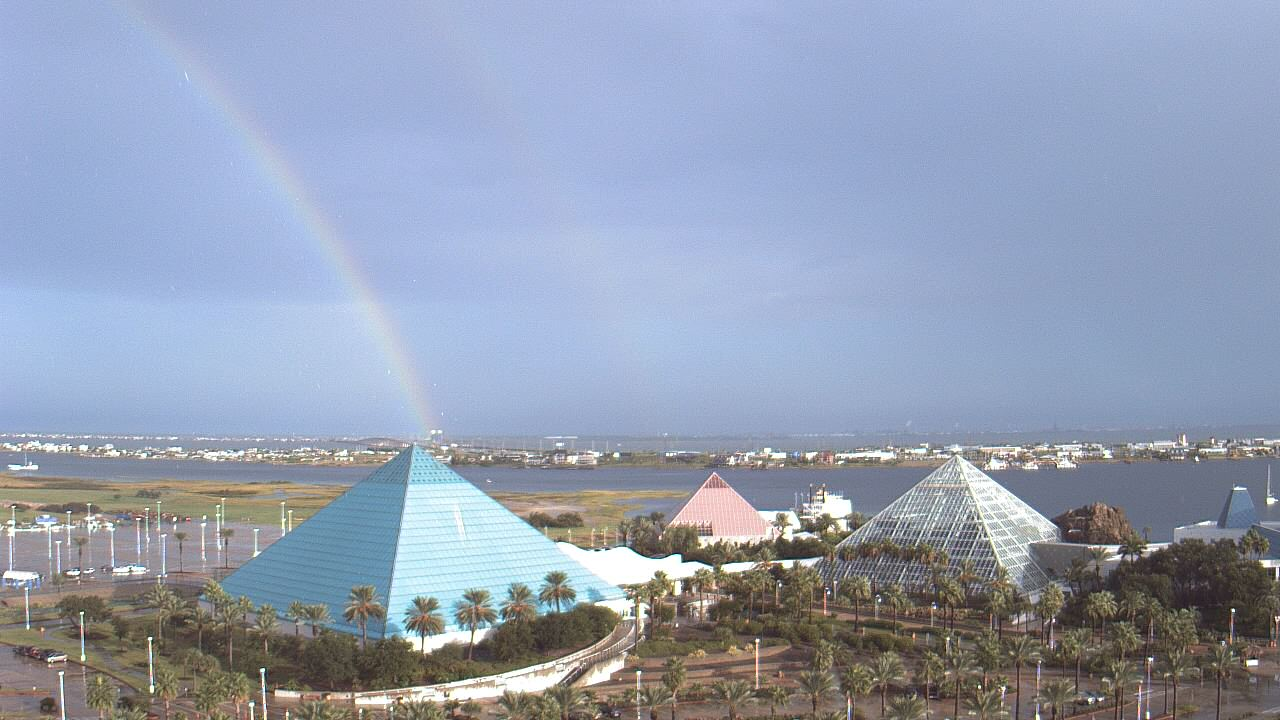
#> input picture Datasets/623/20120901_131148.jpg, 1280 x 720 px, found by its file name; its folder holds only this picture in this run
$ python Main.py
#> lines starting #> are read from the running program, lines starting #| are printed output that depends on the picture; after the words box and inside, x2 and y2 are one past the last pixel; in counts of white or black regions, pixels touching at a corner belong together
#> in main, img is the input picture: shape (720, 1280, 3); mean B, G, R 178.9, 158.5, 148
# Import libraries
import numpy as np
import cv2
import os
from matplotlib import pyplot as plt

# Function for canny edge detection algorithm
def cannySkyRegionDetection(img):
    # Extract blue channel from input imgae
    bluePlane = img[:, :, 0]
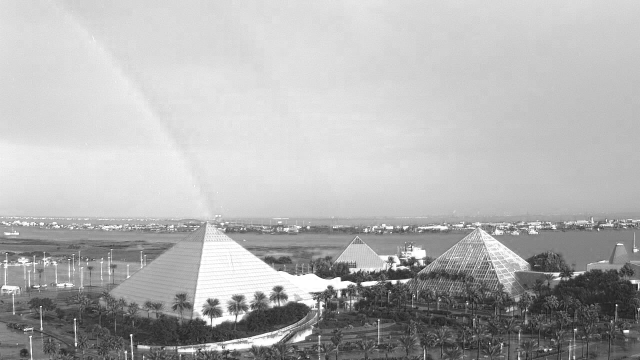
#> bluePlane: shape (720, 1280) (shown at 1/2 size); min 0, max 255, mean 178.9
    # Apply canny edge detection algorithm on the bluePlane to extract the edges
    cannyEdges = cv2.Canny(bluePlane, 16, 186)
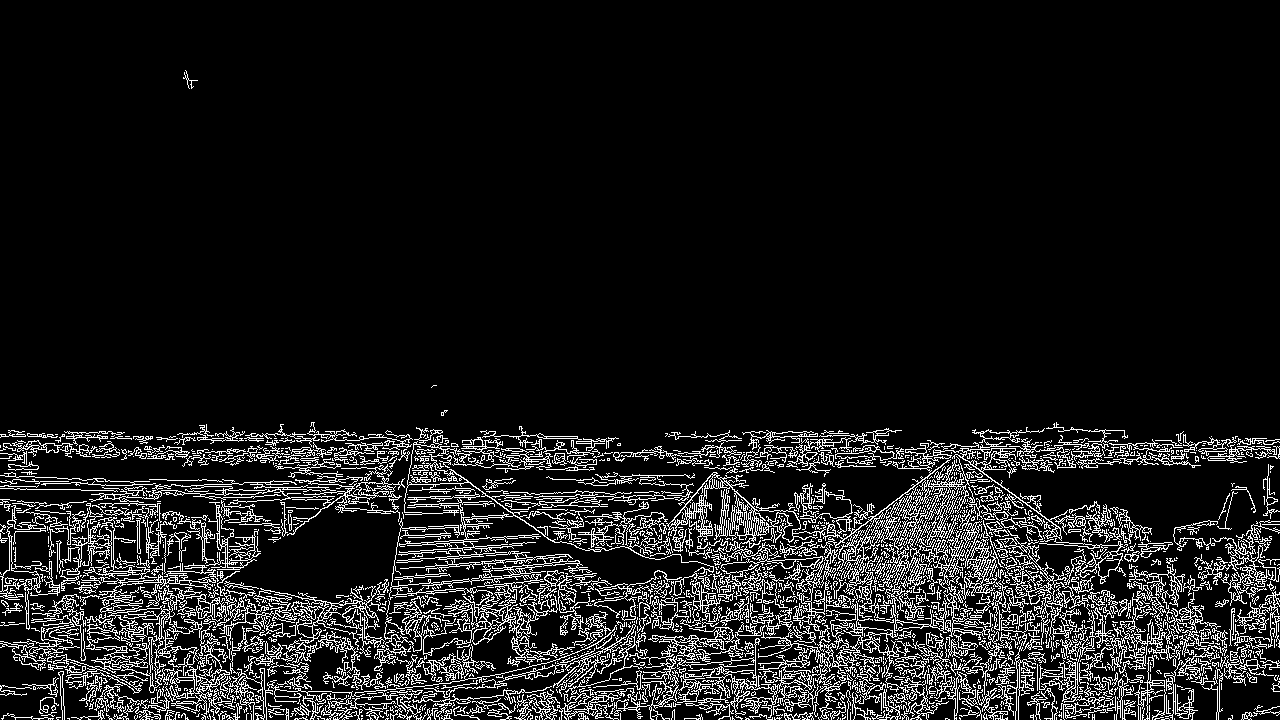
#> cannyEdges: shape (720, 1280); 10.5% white in thin lines or dots

    # Create a 9x9 rectangular structring element for morphological operations
    se = cv2.getStructuringElement(cv2.MORPH_RECT, (9,9))
    # Perform morpgological closing
    cannyEdgesClosing = cv2.morphologyEx(cannyEdges, cv2.MORPH_CLOSE, se)
#> cannyEdgesClosing: shape (720, 1280); 31.5% white; 5 white regions (1 under 20 px), largest, box (x1, y1, x2, y2) and area: (0, 422, 1280, 720) 290184, (1228, 705, 1280, 720) 350, (183, 70, 198, 89) 94, (441, 410, 448, 416) 21

    # Function for floodfill algorithm
    def performFillHole (imgInput):
        # Create a copy of input image
        floodFillHole = imgInput.copy()
        # Obtain height and width of the image
        h, w = imgInput.shape[:2]
        # Create mask for floodfill
        mask = np.zeros((h + 2, w + 2), np.uint8)
        # Convert datatype to uint8
        floodFillHole = floodFillHole.astype("uint8")
        # Perform floodfill operation from point (50,0)
        cv2.floodFill(floodFillHole, mask, (50, 0), 255)
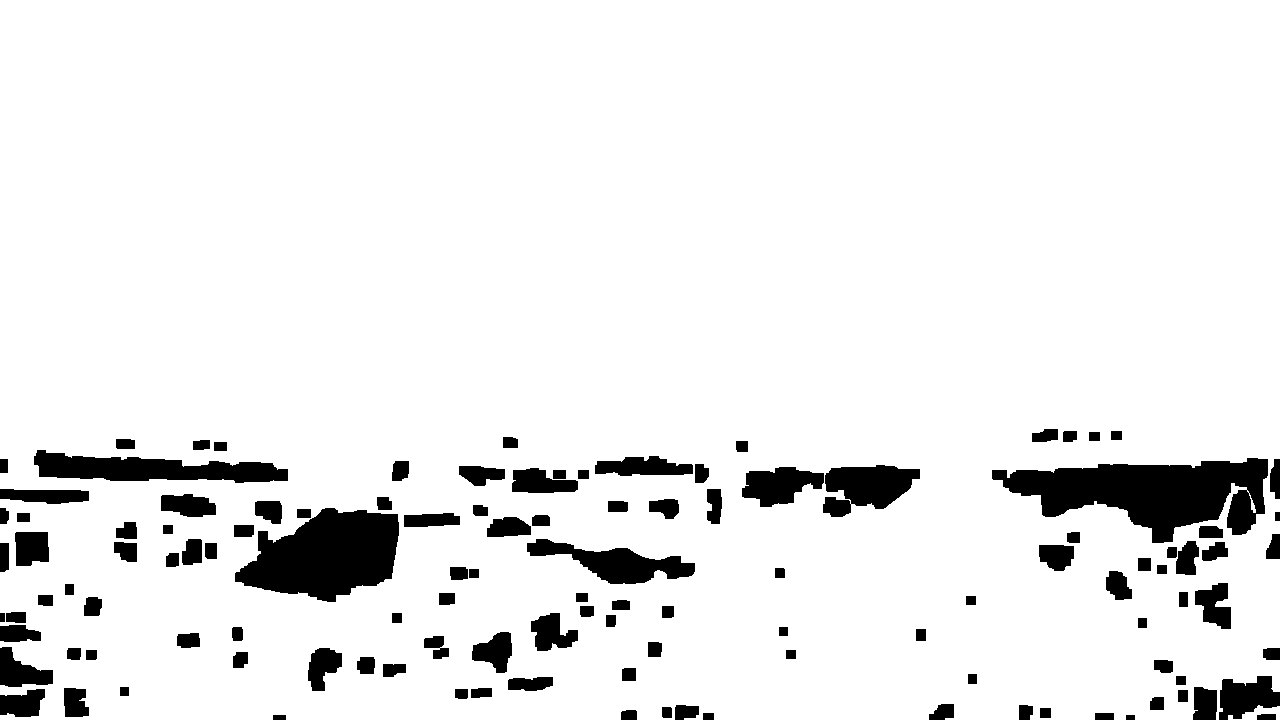
#> floodFillHole: shape (720, 1280); 92% white; 120 black regions, largest, box (x1, y1, x2, y2) and area: (992, 458, 1268, 543) 13103, (235, 508, 399, 602) 10272, (34, 450, 288, 483) 5005
        # Invert floodfilled image
        imgInvert = cv2.bitwise_not(floodFillHole)
        # Combine the original image with inverted image using bitwise OR operation
        floodFillImgOut = imgInput | imgInvert
#> floodFillImgOut: shape (720, 1280); 39.5% white; 4 white regions (1 under 20 px), largest, box (x1, y1, x2, y2) and area: (0, 422, 1280, 720) 364270, (183, 70, 198, 89) 94, (441, 410, 448, 416) 21
        return floodFillImgOut

    holesFilled = performFillHole(cannyEdgesClosing)
    invertedImg = cv2.bitwise_not(holesFilled)

    # Return the inverted image
    return invertedImg

# Function for sky line detection
def skylineDetection (mask):
    # Apply canny edge detection algorithm on the mask image using 30 low threshold and 200 high threshold
    skylineDec = cv2.Canny(mask, 30, 200)
#> skylineDec: shape (720, 1280); 0.18% white in thin lines or dots, all inside (x1, y1, x2, y2) = (0, 70, 1280, 452)

    return skylineDec


# Function for detecting day or night time
def dayOrNightTime(img, threshold=100):

    # Convert the image to grayscale
#> called with threshold = 108
    imgGray = cv2.cvtColor(img, cv2.COLOR_BGR2GRAY)
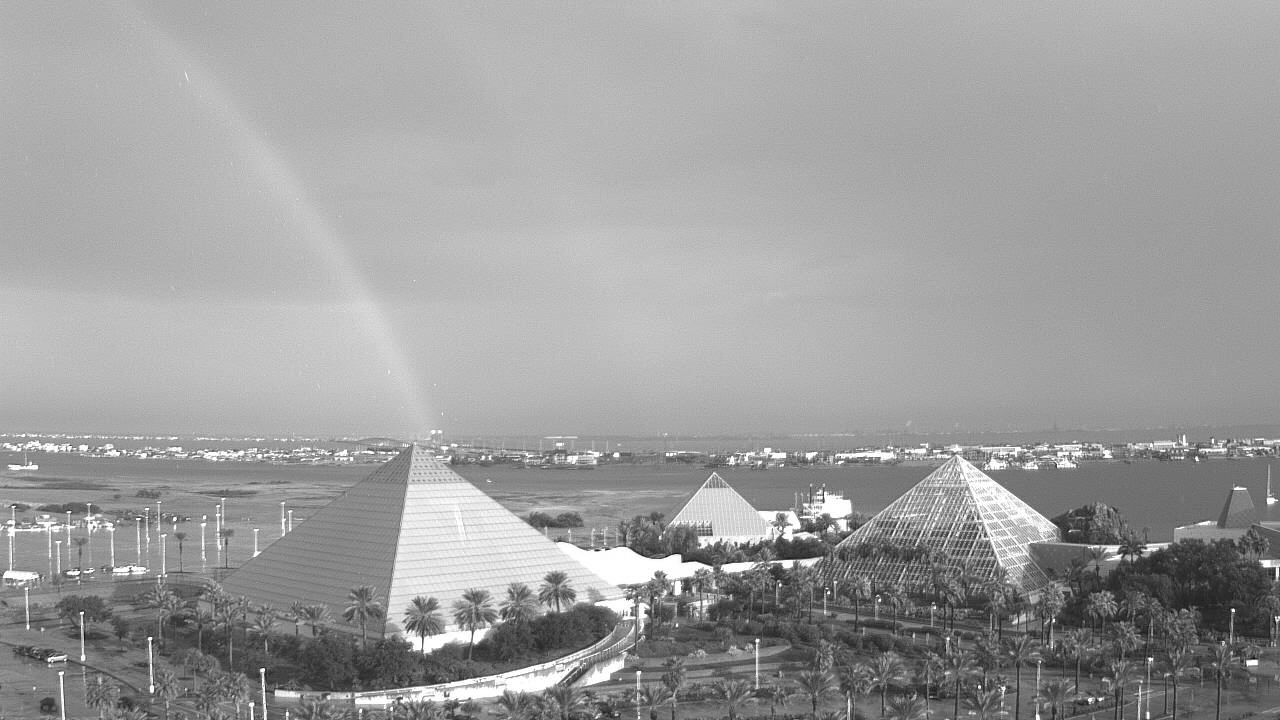
#> imgGray: shape (720, 1280); min 8, max 255, mean 157.7
    # Calculate the mean intensity of the image
    meanIntensity = cv2.mean(imgGray)[0]
#> meanIntensity = 157.7
    # Compare with the threshold to classify as day or night
    if meanIntensity > threshold:
        return 'Day'
    else:
        return 'Night'

# Function for detecting accuracy using Mean absolute error
def meanAbsoluteError(mask, img):

    # Ensure both images have the same shape
    assert mask.shape == img.shape, 'Image shapes do not match.'

    # Calculate the absolute difference between the two images
    absoluteDiff = np.abs(mask - img)

    # Calculate the mean absolute error
    mae = np.mean(absoluteDiff)
    return mae

# Main function
def main(skyDataSetsNum, fileName):
    # Read the datasets images
    img = cv2.imread(f'SkyFinderDatasets\{skyDataSetsNum}\{fileName}', 1)
    # Perform Canny edge detection algorithm to obtain the predicted mask of the sky region
    maskResult = cannySkyRegionDetection(img)

    # Load the expected mask image for dataset '623', '684', '9730', '10917'
    if skyDataSetsNum == '623':
        expectedMask = cv2.imread('mask/623.png', 0)

    elif skyDataSetsNum == '684':
        expectedMask = cv2.imread('mask/684.png', 0)

    elif skyDataSetsNum == '9730':
        expectedMask = cv2.imread('mask/9730.png', 0)

    elif skyDataSetsNum == '10917':
        expectedMask = cv2.imread('mask/10917.png', 0)

    # Use Canny edge detection algorithm on the predicted mask to detect the skyline
    skylineDec = skylineDetection(maskResult)
    # Determine whether the image is a day or night image based on the mean intensity
    dayNight = dayOrNightTime(img, 108)
#> dayNight = 'Day'

    # # Convert bgr to rgb
    rgbImg = cv2.cvtColor(img, cv2.COLOR_BGR2RGB)
    plt.subplot(1, 3, 1)
    plt.title('Original Image')
    plt.imshow(rgbImg)

    plt.subplot(1, 3, 2)
    plt.title('Mask')
    plt.imshow(maskResult, cmap='gray')

    plt.subplot(1, 3, 3)
    plt.title('Skyline Image')
    plt.imshow(skylineDec, cmap='gray')

    cv2.waitKey(0)
    cv2.destroyAllWindows()

    # Get the current working directory
    currentDirectory = os.getcwd()
    # Create a new directory named "Result" within the current directory to store the results
    resultDirectory = os.path.join(currentDirectory, 'test')
    if not os.path.exists(resultDirectory):
        os.makedirs(resultDirectory)

    # Create separate subdirectories for day and night images based on dataset number
    if dayNight == 'Day':
        subdir = 'Day'
    elif dayNight == 'Night':
        subdir = 'Night'

    datasetDirectory = os.path.join(resultDirectory, f"{skyDataSetsNum}/{subdir}")
    if not os.path.exists(datasetDirectory):
        os.makedirs(datasetDirectory)

    # Save the figure in the respective dataset and day/night subdirectory
    plt.savefig(os.path.join(datasetDirectory, f'{fileName}.jpg'))

    if dayNight == 'Day':
        # Calculate the accuracy for day images based on whether it's day or night
        dayAccuracy = 1 - meanAbsoluteError(expectedMask, maskResult) / 255
        # Set nightAccuracy to None to avoid UnboundLocalError
        nightAccuracy = 1
    elif dayNight == 'Night':
        # Calculate the accuracy for night images based on whether it's day or night
        nightAccuracy = 1 - meanAbsoluteError(expectedMask, maskResult) / 255
        # Set nightAccuracy to None to avoid UnboundLocalError
        dayAccuracy = 1

    plt.close()
    return dayAccuracy, nightAccuracy


if __name__ == '__main__':
    # Create empty lists to store the individual day and night accuracies for each dataset
    listTotalDayAccuracy = []
    listTotalNightAccuracy = []
    # Get the current working directory
    currentDirectory = os.getcwd()
    # Define a list of dataset numbers to be processed
    skyDataSetsNum = ['623', '684', '9730', '10917']

    # Loop through each dataset in the list
    for data in skyDataSetsNum:
        # Create empty lists to store the day and night accuracies for each image in the current dataset
        listDayAvg = []
        listNightAvg = []
        # Form the path to the current dataset directory
        datasetDirectory = os.path.join(currentDirectory, f'SkyFinderDatasets\{data}')

        # Loop through each image file in the current dataset directory
        for fileName in os.listdir(datasetDirectory):
            # Call the main function to get the day and night accuracies for the current image
#> (the run stopped early here; a loop or call above may not have finished)
